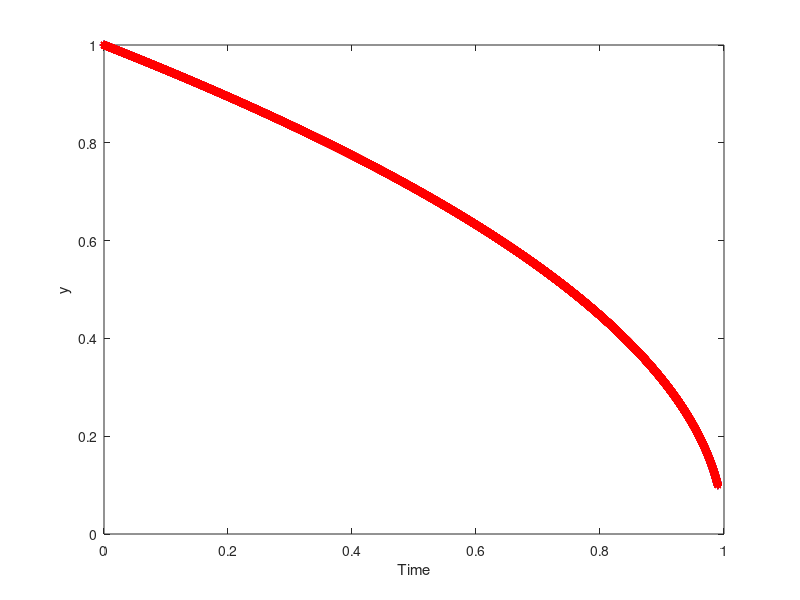
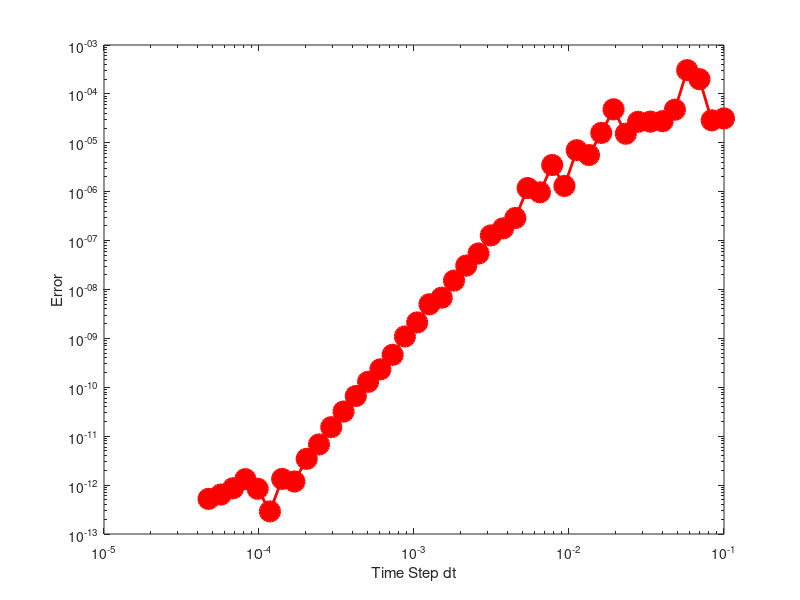
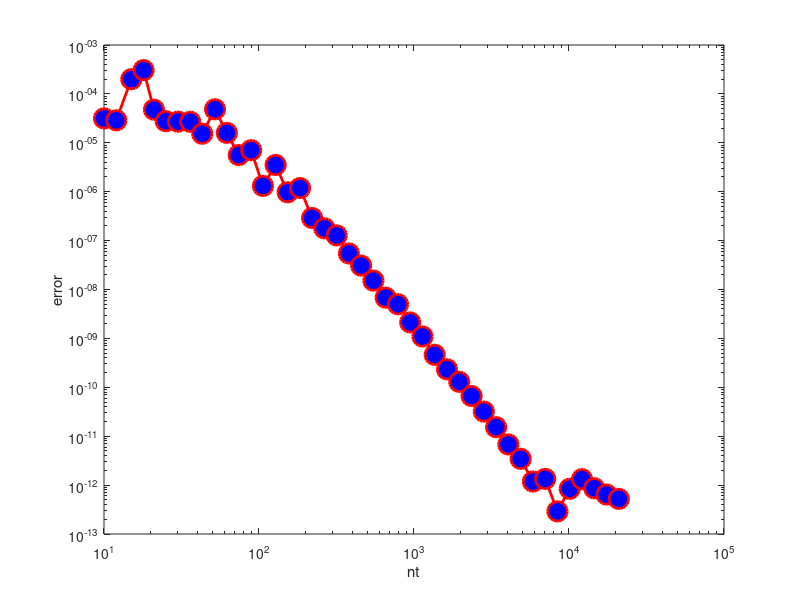

The MATLAB source for these figures, in order:
function convergence

clear
format long
y0=1;

dt0=0.1;
tmax=.99;

% forward Euler: method=1
% RK4: method=2
method=2;

choice=3;
switch choice
    % gets to a slope of 2
    case 1
        jmax=20;
        dtfactor=1.2;
        % gets just to the onset of 4thorder
    case 2
        jmax=35;
        dtfactor=1.2;
        % gets just to the noise floor
    case 3
        jmax=43;
        dtfactor=1.2;
    case 4
        jmax=14;
        dtfactor=2;
        
end



% allocate memory to the arrays to speed up the code
ntmax=1000000;
% sol stores position of particle for all times
sol=zeros(ntmax,1);
% for variable time step need to keep track of deltat and t separately
deltat=zeros(ntmax,1);
t=zeros(ntmax,1);
ntj=zeros(ntmax,1);


for j=1:jmax
  dt=dt0/(dtfactor^(j-1));
  dtj(j)=dt;
end

for j=1:jmax
 dt=dtj(j);
 numsteps=floor(tmax/dt)+1;
 x(1:numsteps)=0;
 y(1:size(y0),1:numsteps)=0; 

 y(1,1)=y0;

 cput1=cputime;

 for k=1:numsteps

  if x(k)+dt > tmax
   dt=tmax-x(k);
  end

 if (method==1)
   [Fy] = F(x(k),y(:,k));
   y(:,k+1) = y(:,k)+dt*Fy';
   x(k+1)=x(k)+dt;
 end
 
 if (method==2)
   [Fy] = F(x(k),y(:,k));
   yk1 = dt*Fy';
 
  [Fy] = F(x(k)+dt/2,y(:,k)+yk1/2);
   yk2 = dt*Fy'; 

  [Fy] = F(x(k)+dt/2,y(:,k)+yk2/2);
  yk3 = dt*Fy';

  [Fy] = F(x(k)+dt,y(:,k)+yk3);
  yk4 = dt*Fy';
  
  y(:,k+1)=y(:,k)+(yk1+2*yk2+2*yk3+yk4)/6;
  y(:,k+1)=y(:,k)+(yk1+2*yk2+2*yk3+yk4)/6;
  x(k+1)=x(k)+dt;
 end

 end

 elapsed_time=cputime-cput1;


% for dy/dt=-1/2y
 yexact=sqrt(1-x);
% for dy/dt=-1/4y^3
% yexact=sqrt(sqrt(1-x));
 solution=y(:,numsteps+1);
 solex=yexact(numsteps+1);
 error(j)=abs(y(1,numsteps)-yexact(numsteps));
 fprintf(' solution = %g solex = %g error = %g numsteps = %g \n',solution,solex,error(j),numsteps);
% demonstrate using incorrect timing for exact solution
% error(j)=abs(y(1,numsteps)-yexact(numsteps-1))
 ntj(j)=numsteps;

 figure(1)
%  subplot(1,3,1)
  plot(x(:),y(1,:),'b+');
  xlabel('Time')
  ylabel('y')
  hold on
  plot(x(:),yexact(:),'r*');
  hold off

 figure(2)
 %subplot(1,3,2)
  loglog(dtj(1:j),error(1:j),'-ro','LineWidth',2,...
         'MarkerSize',14,'MarkerFaceColor',[1,0,0]);
  xlabel('Time Step dt')
  ylabel('Error')
  
figure(3)
%subplot(1,3,3)
    loglog(ntj(1:j),error(1:j),'-ro','LineWidth',2,...
         'MarkerSize',14,'MarkerFaceColor',[0,0,1])
  xlabel('nt')
  ylabel('error')

end

end

    %%%%%%%%%%%%%%%%%%
    
function [Fy] = F(x,y)
 Fy(1)=-1/(2*y(1));
end


